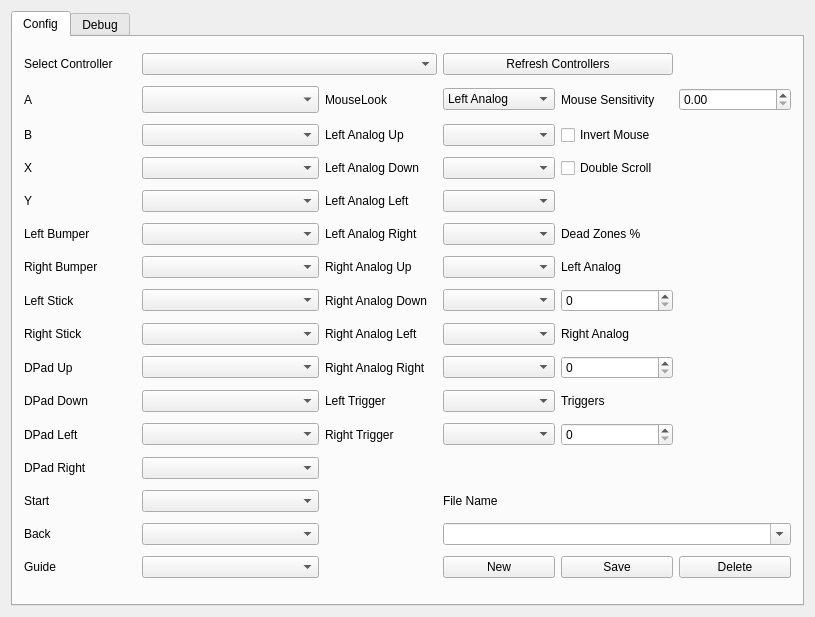
<?xml version="1.0" encoding="UTF-8"?>
<ui version="4.0">
 <class>MainWindow</class>
 <widget class="QMainWindow" name="MainWindow">
  <property name="geometry">
   <rect>
    <x>0</x>
    <y>0</y>
    <width>815</width>
    <height>617</height>
   </rect>
  </property>
  <property name="windowTitle">
   <string>Control Key</string>
  </property>
  <widget class="QWidget" name="centralWidget">
   <layout class="QVBoxLayout" name="verticalLayout">
    <item>
     <widget class="QTabWidget" name="tabWidget">
      <property name="currentIndex">
       <number>0</number>
      </property>
      <property name="usesScrollButtons">
       <bool>true</bool>
      </property>
      <property name="documentMode">
       <bool>false</bool>
      </property>
      <property name="tabsClosable">
       <bool>false</bool>
      </property>
      <property name="movable">
       <bool>false</bool>
      </property>
      <property name="tabBarAutoHide">
       <bool>false</bool>
      </property>
      <widget class="QWidget" name="tab">
       <attribute name="title">
        <string>Config</string>
       </attribute>
       <layout class="QGridLayout" name="gridLayout_2">
        <item row="20" column="2">
         <widget class="QComboBox" name="comboBox_start"/>
        </item>
        <item row="23" column="1">
         <widget class="QLabel" name="label_32">
          <property name="text">
           <string>Guide</string>
          </property>
         </widget>
        </item>
        <item row="17" column="1">
         <widget class="QLabel" name="label_18">
          <property name="text">
           <string>DPad Left</string>
          </property>
         </widget>
        </item>
        <item row="9" column="1">
         <widget class="QLabel" name="label_11">
          <property name="text">
           <string>Right Bumper</string>
          </property>
         </widget>
        </item>
        <item row="8" column="2">
         <widget class="QComboBox" name="comboBox_lshoulder"/>
        </item>
        <item row="6" column="2">
         <widget class="QComboBox" name="comboBox_y"/>
        </item>
        <item row="6" column="1">
         <widget class="QLabel" name="label_12">
          <property name="text">
           <string>Y</string>
          </property>
         </widget>
        </item>
        <item row="8" column="1">
         <widget class="QLabel" name="label_13">
          <property name="text">
           <string>Left Bumper</string>
          </property>
         </widget>
        </item>
        <item row="4" column="1">
         <widget class="QLabel" name="label_9">
          <property name="text">
           <string>B </string>
          </property>
         </widget>
        </item>
        <item row="2" column="1">
         <widget class="QLabel" name="label_5">
          <property name="text">
           <string>Select Controller</string>
          </property>
         </widget>
        </item>
        <item row="5" column="2">
         <widget class="QComboBox" name="comboBox_x"/>
        </item>
        <item row="4" column="2">
         <widget class="QComboBox" name="comboBox_b"/>
        </item>
        <item row="19" column="2">
         <widget class="QComboBox" name="comboBox_dpright"/>
        </item>
        <item row="12" column="2">
         <widget class="QComboBox" name="comboBox_rstick"/>
        </item>
        <item row="2" column="2" colspan="2">
         <widget class="QComboBox" name="comboBox_Controllers"/>
        </item>
        <item row="9" column="2">
         <widget class="QComboBox" name="comboBox_rshoulder"/>
        </item>
        <item row="15" column="3">
         <widget class="QLabel" name="label_30">
          <property name="text">
           <string>Left Trigger</string>
          </property>
         </widget>
        </item>
        <item row="19" column="1">
         <widget class="QLabel" name="label_19">
          <property name="text">
           <string>DPad Right</string>
          </property>
         </widget>
        </item>
        <item row="14" column="1">
         <widget class="QLabel" name="label_16">
          <property name="text">
           <string>DPad Up</string>
          </property>
         </widget>
        </item>
        <item row="11" column="3">
         <widget class="QLabel" name="label_26">
          <property name="text">
           <string>Right Analog Down</string>
          </property>
         </widget>
        </item>
        <item row="3" column="1">
         <widget class="QLabel" name="label_4">
          <property name="text">
           <string>A</string>
          </property>
         </widget>
        </item>
        <item row="11" column="1">
         <widget class="QLabel" name="label_14">
          <property name="text">
           <string>Left Stick</string>
          </property>
         </widget>
        </item>
        <item row="15" column="5">
         <widget class="QLabel" name="label_6">
          <property name="text">
           <string>Triggers</string>
          </property>
         </widget>
        </item>
        <item row="5" column="1">
         <widget class="QLabel" name="label_10">
          <property name="text">
           <string>X</string>
          </property>
         </widget>
        </item>
        <item row="15" column="1">
         <widget class="QLabel" name="label_17">
          <property name="text">
           <string>DPad Down</string>
          </property>
         </widget>
        </item>
        <item row="12" column="1">
         <widget class="QLabel" name="label_15">
          <property name="text">
           <string>Right Stick</string>
          </property>
         </widget>
        </item>
        <item row="11" column="2">
         <widget class="QComboBox" name="comboBox_lstick"/>
        </item>
        <item row="3" column="2">
         <widget class="QComboBox" name="comboBox_a">
          <property name="minimumSize">
           <size>
            <width>177</width>
            <height>27</height>
           </size>
          </property>
         </widget>
        </item>
        <item row="14" column="2">
         <widget class="QComboBox" name="comboBox_dpup"/>
        </item>
        <item row="8" column="3">
         <widget class="QLabel" name="label_23">
          <property name="text">
           <string>Left Analog Right</string>
          </property>
         </widget>
        </item>
        <item row="15" column="2">
         <widget class="QComboBox" name="comboBox_dpdown"/>
        </item>
        <item row="9" column="4">
         <widget class="QComboBox" name="comboBox_rightyup"/>
        </item>
        <item row="14" column="4">
         <widget class="QComboBox" name="comboBox_rightxright"/>
        </item>
        <item row="8" column="4">
         <widget class="QComboBox" name="comboBox_leftxright"/>
        </item>
        <item row="11" column="4">
         <widget class="QComboBox" name="comboBox_rightydown"/>
        </item>
        <item row="14" column="3">
         <widget class="QLabel" name="label_28">
          <property name="text">
           <string>Right Analog Right</string>
          </property>
         </widget>
        </item>
        <item row="17" column="2">
         <widget class="QComboBox" name="comboBox_dpleft"/>
        </item>
        <item row="20" column="4">
         <widget class="QLabel" name="label_33">
          <property name="text">
           <string>File Name</string>
          </property>
         </widget>
        </item>
        <item row="6" column="3">
         <widget class="QLabel" name="label_22">
          <property name="text">
           <string>Left Analog Left</string>
          </property>
         </widget>
        </item>
        <item row="12" column="3">
         <widget class="QLabel" name="label_27">
          <property name="text">
           <string>Right Analog Left</string>
          </property>
         </widget>
        </item>
        <item row="23" column="2">
         <widget class="QComboBox" name="comboBox_guide"/>
        </item>
        <item row="4" column="3">
         <widget class="QLabel" name="label_20">
          <property name="text">
           <string>Left Analog Up</string>
          </property>
         </widget>
        </item>
        <item row="20" column="1">
         <widget class="QLabel" name="label_8">
          <property name="text">
           <string>Start</string>
          </property>
         </widget>
        </item>
        <item row="21" column="2">
         <widget class="QComboBox" name="comboBox_back"/>
        </item>
        <item row="4" column="4">
         <widget class="QComboBox" name="comboBox_leftyup"/>
        </item>
        <item row="9" column="3">
         <widget class="QLabel" name="label_25">
          <property name="text">
           <string>Right Analog Up</string>
          </property>
         </widget>
        </item>
        <item row="21" column="1">
         <widget class="QLabel" name="label_29">
          <property name="text">
           <string>Back</string>
          </property>
         </widget>
        </item>
        <item row="6" column="4">
         <widget class="QComboBox" name="comboBox_leftxleft"/>
        </item>
        <item row="5" column="4">
         <widget class="QComboBox" name="comboBox_leftydown"/>
        </item>
        <item row="12" column="5">
         <widget class="QLabel" name="label_3">
          <property name="text">
           <string>Right Analog</string>
          </property>
         </widget>
        </item>
        <item row="9" column="5">
         <widget class="QLabel" name="label">
          <property name="text">
           <string>Left Analog</string>
          </property>
         </widget>
        </item>
        <item row="3" column="5">
         <widget class="QLabel" name="label_7">
          <property name="text">
           <string>Mouse Sensitivity</string>
          </property>
         </widget>
        </item>
        <item row="3" column="6">
         <widget class="QDoubleSpinBox" name="doubleSpinBox_mouseSensitivity"/>
        </item>
        <item row="4" column="5">
         <widget class="QCheckBox" name="checkBox_invertmouse">
          <property name="text">
           <string>Invert Mouse</string>
          </property>
         </widget>
        </item>
        <item row="5" column="5">
         <widget class="QCheckBox" name="checkBox_dblscroll">
          <property name="text">
           <string>Double Scroll</string>
          </property>
         </widget>
        </item>
        <item row="8" column="5">
         <widget class="QLabel" name="label_2">
          <property name="text">
           <string>Dead Zones %</string>
          </property>
         </widget>
        </item>
        <item row="17" column="3">
         <widget class="QLabel" name="label_31">
          <property name="text">
           <string>Right Trigger</string>
          </property>
         </widget>
        </item>
        <item row="17" column="4">
         <widget class="QComboBox" name="comboBox_rtrigger"/>
        </item>
        <item row="15" column="4">
         <widget class="QComboBox" name="comboBox_ltrigger"/>
        </item>
        <item row="5" column="3">
         <widget class="QLabel" name="label_21">
          <property name="text">
           <string>Left Analog Down</string>
          </property>
         </widget>
        </item>
        <item row="12" column="4">
         <widget class="QComboBox" name="comboBox_rightxleft"/>
        </item>
        <item row="3" column="3">
         <widget class="QLabel" name="label_24">
          <property name="text">
           <string>MouseLook</string>
          </property>
         </widget>
        </item>
        <item row="2" column="4" colspan="2">
         <widget class="QPushButton" name="pushButton_Refresh">
          <property name="text">
           <string>Refresh Controllers</string>
          </property>
         </widget>
        </item>
        <item row="23" column="6">
         <widget class="QPushButton" name="pushButton_delete">
          <property name="text">
           <string>Delete</string>
          </property>
         </widget>
        </item>
        <item row="3" column="4">
         <widget class="QComboBox" name="comboBox_mouselook">
          <item>
           <property name="text">
            <string>Left Analog</string>
           </property>
          </item>
          <item>
           <property name="text">
            <string>Right Analog</string>
           </property>
          </item>
         </widget>
        </item>
        <item row="11" column="5">
         <widget class="QSpinBox" name="spinBox_leftAnalogDZ">
          <property name="maximum">
           <number>100</number>
          </property>
         </widget>
        </item>
        <item row="14" column="5">
         <widget class="QSpinBox" name="spinBox_rightAnalogDZ">
          <property name="maximum">
           <number>100</number>
          </property>
         </widget>
        </item>
        <item row="21" column="4" colspan="3">
         <widget class="QComboBox" name="comboBox_configfiles">
          <property name="editable">
           <bool>true</bool>
          </property>
         </widget>
        </item>
        <item row="17" column="5">
         <widget class="QSpinBox" name="spinBox_triggerDZ">
          <property name="maximum">
           <number>100</number>
          </property>
         </widget>
        </item>
        <item row="23" column="5">
         <widget class="QPushButton" name="pushButton_save">
          <property name="text">
           <string>Save</string>
          </property>
         </widget>
        </item>
        <item row="23" column="4">
         <widget class="QPushButton" name="pushButton_new">
          <property name="text">
           <string>New</string>
          </property>
         </widget>
        </item>
       </layout>
      </widget>
      <widget class="QWidget" name="tab_2">
       <attribute name="title">
        <string>Debug</string>
       </attribute>
       <layout class="QGridLayout" name="gridLayout">
        <item row="0" column="0">
         <widget class="QTextEdit" name="textEdit">
          <property name="enabled">
           <bool>true</bool>
          </property>
          <property name="readOnly">
           <bool>true</bool>
          </property>
         </widget>
        </item>
       </layout>
      </widget>
     </widget>
    </item>
   </layout>
  </widget>
  <widget class="QMenuBar" name="menuBar">
   <property name="geometry">
    <rect>
     <x>0</x>
     <y>0</y>
     <width>815</width>
     <height>25</height>
    </rect>
   </property>
  </widget>
  <action name="actionSave">
   <property name="text">
    <string>Save</string>
   </property>
  </action>
  <action name="actionOpen">
   <property name="text">
    <string>Open</string>
   </property>
  </action>
  <action name="actionNew">
   <property name="text">
    <string>New</string>
   </property>
  </action>
  <action name="actionSave_As">
   <property name="text">
    <string>Save As</string>
   </property>
  </action>
 </widget>
 <layoutdefault spacing="6" margin="11"/>
 <resources/>
 <connections/>
</ui>
